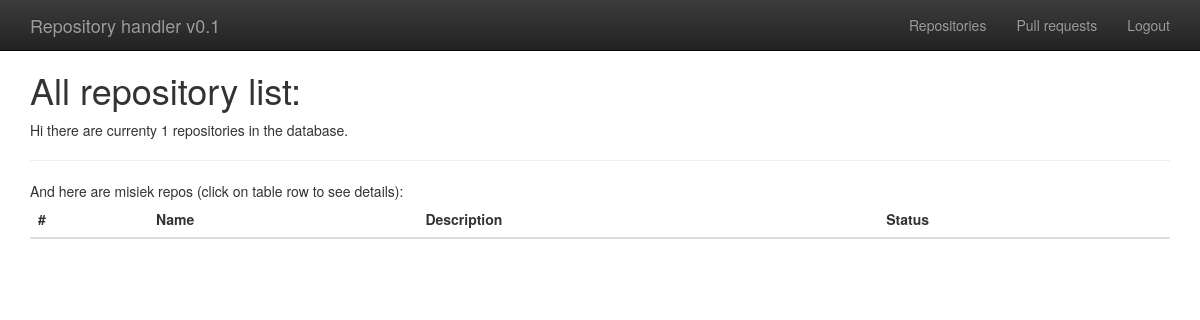
The page /validator/repo/ (signed in) on the database as committed earlier.
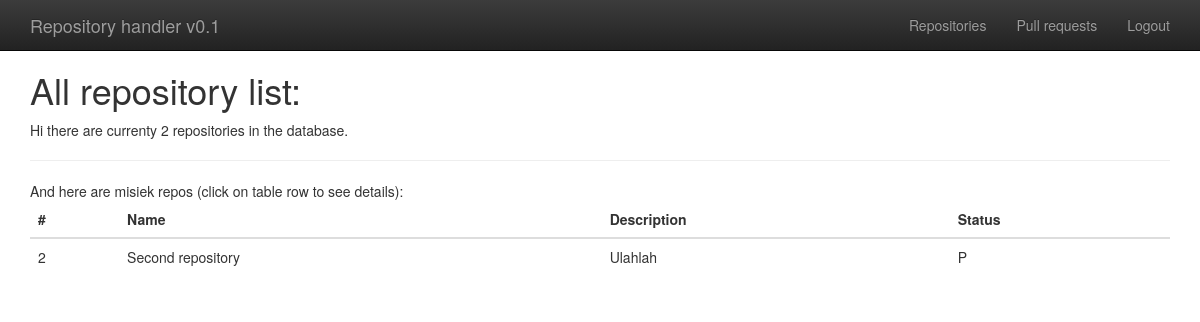
The same page on the database as committed later.
### validator/models.py (models this page shows)
class Repository(models.Model):
    owner = models.ForeignKey(User, related_name="repo_owner", on_delete=models.PROTECT)
    name = models.CharField(max_length=100, default="Unnamed Repository")
    description = models.CharField(max_length=1000, null=True)
    created = models.DateTimeField(auto_now_add=True)
    status = models.CharField(max_length=1, default='N', choices=REPO_STATUSES)
    objects = RepoQuerySet.as_manager()

### validator/views.py (the view)
# urls.py: path('repo/', views.all_repos, name='repo_list'),
@login_required
def all_repos(request):
    myrepos = Repository.objects.current_user_repos(request.user)
    return render(request, 'validator/repos.html',
                  {'nrepos': Repository.objects.count(),
                   'allrepos': myrepos})

### validator/models.py (called while the page is built)
    def current_user_repos(self, user):
        return self.filter(
            Q(owner=user)
        )

### templates/validator/repos.html (shortened to what this page needs)
{%  extends "../base.html" %}
{% block content %}
    <h1>All repository list:</h1>
    <div>Hi there are currenty {{ nrepos }} repositories in the database.</div>
    <hr>
<div>And here are {{  user.username }} repos (click on table row to see details):</div>
    <table class="table table-hover">
        <thead class="thead-dark">
        <tr>
            <th>#</th>
            <th>Name</th>
            <th>Description</th>
            <th>Status</th>
        </tr>
        </thead>
        <tbody>
        {% for r in allrepos %}
            <tr data-href="{{ r.id }}">
                <td>{{ r.id }}</td>
                <td>{{ r.name }}</td>
                <td>{{ r.description }}</td>
                <td>{{ r.status }}</td>
            </tr>
        {% endfor %}
        </tbody>
    </table>
{%  endblock %}

### templates/base.html (shortened to what this page needs)
{% load staticfiles %}
<!doctype html>
<html class="no-js" lang="">
<head>
    <link rel="stylesheet" href="{% static 'css/bootstrap.min.css' %}">
    <link rel="stylesheet" href="{% static 'css/bootstrap-theme.min.css' %}">
    <link rel="stylesheet" href="{% static 'css/main.css' %}">
</head>
<body>
<nav class="navbar navbar-inverse navbar-fixed-top" role="navigation">
    <div class="container">
        <div class="navbar-header">
            <a class="navbar-brand" href={%  url 'index' %}>Repository handler v0.1</a>
        </div>
        <ul class="nav navbar-nav navbar-right">
            <li><a href="{%  url 'repo_list' %}">Repositories</a></li>
            <li><a href="{%  url 'pr_list' %}">Pull requests</a></li>
            {% if user.is_authenticated %}
            <li><a href="{%  url 'user_logout' %}">Logout</a></li>
            {%  else %}
            <li><a href="{%  url 'user_login' %}">Login</a></li>
            {% endif %}
        </ul>
    </div>
</nav>
<div class="container">
    {% block content %}
    {% endblock %}
</div>
</body>
</html>

### static/css/main.css (style rules this page uses)
table tr[data-href] { cursor: pointer; }

### templates/base.html (style rules this page uses)
body { padding-top: 50px; padding-bottom: 20px; }

Rows that differ between the two databases and show on the page:
added Repository: id "2", name "Second repository", description "Ulahlah", status "P"
Other text that changed with them:
{{ nrepos }}: "1" → "2"
